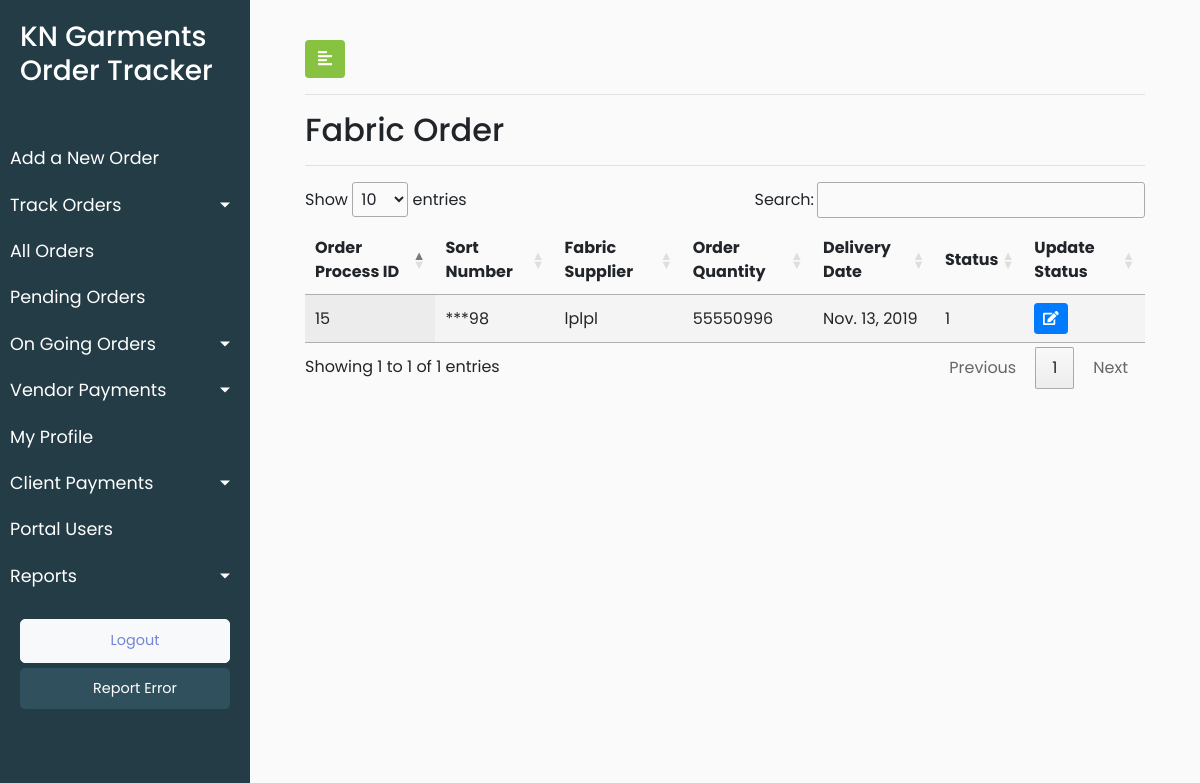
The page /track_order_fabric_order/ (signed in) on the database as committed earlier.
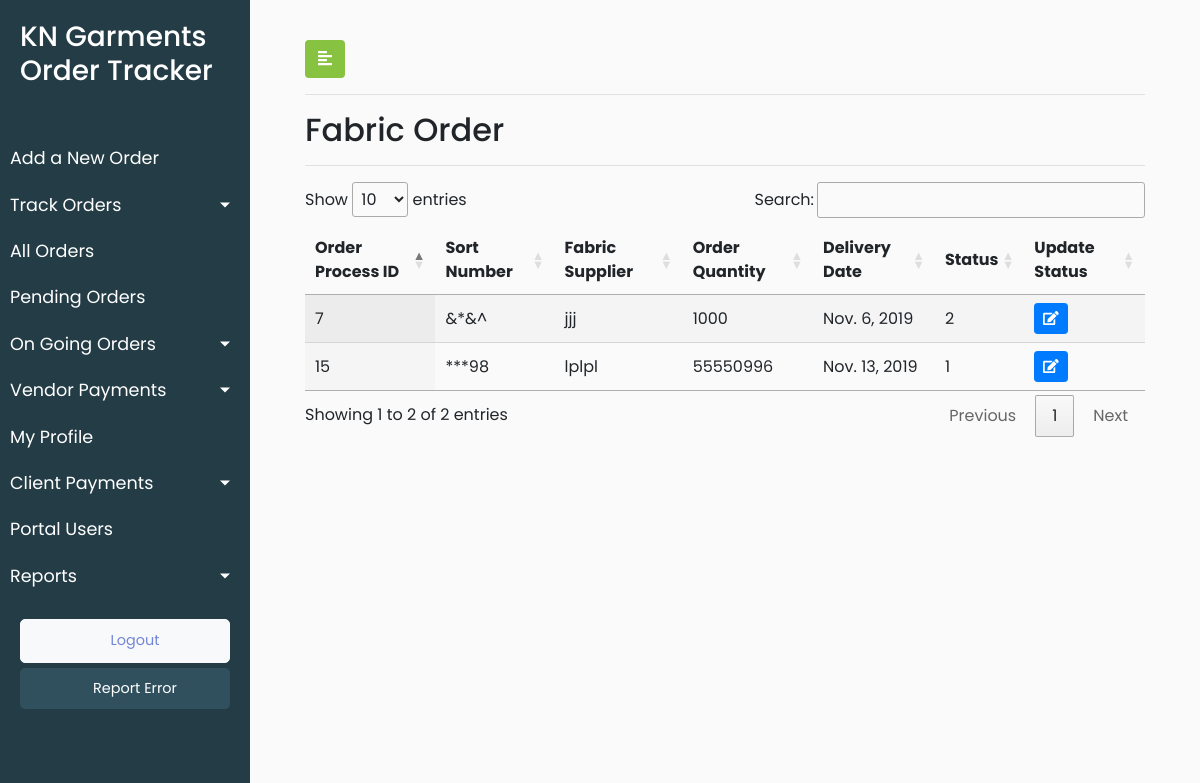
The same page on the database as committed later.
### KNGarment_Order_TrackPro_App/models.py (models this page shows, shortened)
class Process(models.Model):
    Paid = 1
    Pending = 2
    PAYMENT_STATUS=((Paid,'Paid'), (Pending,'Pending'))
    process_vendor_name = models.CharField(max_length=920,blank=True)
    process_vendor_location = models.CharField(max_length=920,blank=True)
    process_received_quantity = models.IntegerField(blank=True,null=True)
    process_received_date = models.DateField(default=timezone.now)
    process_delivery_date = models.DateField(default=timezone.now)
    process_bill_number = models.IntegerField(blank=True,default=0)
    process_bill_file = models.FileField(blank=True)
    process_payment_status = models.PositiveSmallIntegerField(choices=PAYMENT_STATUS,default=Pending,blank=True)
    process_date_of_entry = models.DateTimeField(default=timezone.now)
    process_vendor_id = models.ForeignKey(Vendor, on_delete = models.CASCADE,blank=True)
    process_order_id = models.ForeignKey(Orders, on_delete=models.CASCADE,blank=True)
    objects = InheritanceManager()
    class Meta:
        verbose_name_plural = "Process List"
        verbose_name = "Process"

class Fabric_Order(Process):
    Fabric_Order = 1
    process_type = models.PositiveSmallIntegerField(default=Fabric_Order)
    fabric_order_sort_number = models.CharField(max_length=920)
    fabric_order_quantity = models.IntegerField(blank=True,null=True)
    class Meta:
        verbose_name_plural = "Fabric Orders List"
        verbose_name = "Fabric Order"

class Process(models.Model):
    Paid = 1
    Pending = 2
    PAYMENT_STATUS=((Paid,'Paid'), (Pending,'Pending'))
    process_vendor_name = models.CharField(max_length=920,blank=True)
    process_vendor_location = models.CharField(max_length=920,blank=True)
    process_received_quantity = models.IntegerField(blank=True,null=True)
    process_received_date = models.DateField(default=timezone.now)
    process_delivery_date = models.DateField(default=timezone.now)
    process_bill_number = models.IntegerField(blank=True,default=0)
    process_bill_file = models.FileField(blank=True)
    process_payment_status = models.PositiveSmallIntegerField(choices=PAYMENT_STATUS,default=Pending,blank=True)
    process_date_of_entry = models.DateTimeField(default=timezone.now)
    process_vendor_id = models.ForeignKey(Vendor, on_delete = models.CASCADE,blank=True)
    process_order_id = models.ForeignKey(Orders, on_delete=models.CASCADE,blank=True)
    objects = InheritanceManager()
    class Meta:
        verbose_name_plural = "Process List"
        verbose_name = "Process"

class Orders(models.Model):
    order_order_number = models.CharField(max_length=920)
    order_order_type = models.CharField(max_length=920)
    order_order_brands = models.CharField(max_length=920)
    order_order_style_number = models.CharField(max_length=920)
    order_order_fit = models.CharField(max_length=920)
    order_order_quantity = models.IntegerField()
    order_order_date = models.DateField(default=timezone.now)
    order_delivery_date = models.DateField(default=timezone.now)
    order_order_category = models.CharField(max_length=920)
    order_fit_sample_status = models.CharField(max_length=920)
    order_fit_sample_submitted_date = models.DateField(default=timezone.now)
    order_pps_sample_status = models.CharField(max_length=920)
    order_pps_sample_submitted_date = models.DateField(default=timezone.now)
    order_order_remark = models.CharField(max_length=920,blank=True)
    order_order_date_of_entry = models.DateTimeField(default=timezone.now)
    order_client_id = models.ForeignKey(Client, on_delete = models.CASCADE,default=1)
    def __str__(self):
        return str(self.pk)
    class Meta:
        verbose_name_plural = "Orders List"
        verbose_name = "Order"

### KNGarment_Order_TrackPro_App/views.py (the view)
# urls.py: path('track_order_fabric_order/', views.track_order_fabric_order, name = 'track_order_fabric_order'),
@login_required(login_url='/user_login')
def track_order_fabric_order(request):
    user_role = request.user.user_role
    fabric_order_objects = Fabric_Order.objects.all()
    data = {'fabric_order':fabric_order_objects,'user_role':user_role}
    return render(request,'KNGarment_Order_TrackPro_App/fabric_order.html',data)

### KNGarment_Order_TrackPro_App/templates/KNGarment_Order_TrackPro_App/fabric_order.html (shortened to what this page needs)
{% extends 'KNGarment_Order_TrackPro_App/base.html' %}
{% load static %}
{% block stylesheets %}
<link rel="stylesheet" href="//cdn.datatables.net/1.10.19/css/jquery.dataTables.min.css">
{% endblock stylesheets %}
{% block content %}
        <div id="content">
            <div class="container-fluid">
                <button type="button" id="sidebarCollapse" class="btn" style="background-color: #87c241;color: white">
                    <i class="fas fa-align-left"></i>
                </button>
                <hr>
                <h2>Fabric Order</h2>
                <hr>
                <div>
                    <table id="test_table" class="display" style="width:100%">
                        <thead>
                            <tr>
                                <th>Order Process ID</th>
                                <th>Sort Number</th>
                                <th>Fabric Supplier</th>
                                <th>Order Quantity</th>
                                <th>Delivery Date</th>
                                <th>Status</th>
                                <th>Update Status</th>
                            </tr>
                        </thead>
                        <tbody>
                        {% for fabric in fabric_order %}
                            <tr>
                                <td><a href="{% url 'KNGarment_Order_TrackPro_App:update_order_detail'%}"> {{fabric.process_order_id}}</a></td>
                                <td>{{fabric.fabric_order_sort_number}}</td>
                                <td>{{fabric.process_vendor_name}}</td>
                                <td>{{fabric.fabric_order_quantity}}</td>
                                <td>{{fabric.process_delivery_date}}</td>
                                <td>{{fabric.process_payment_status}}</td>
                            <td>
							<button type="button" class="update-order btn btn-sm btn-primary" data-id="{% url 'KNGarment_Order_TrackPro_App:fabric_order_update' pk=fabric.pk  %}">
								<span class="fa fa-edit"></span>
							</button>
						</td>
                            </tr>
                        {% endfor %}
                        </tbody>
                    </table>
                </div>
            </div>
        </div>
{% endblock content %}

Rows that differ between the two databases and show on the page:
added Fabric_Order: process_order_id "7", fabric_order_sort_number "&*&^", process_vendor_name "jjj", fabric_order_quantity "1000", process_delivery_date "Nov. 6, 2019", process_payment_status "2"
Other text that changed with them:
text written by a page script: "Show entries Search: Showing 1 to 1 of 1 entries Previous 1 Next" → "Show entries Search: Showing 1 to 2 of 2 entries Previous 1 Next"
